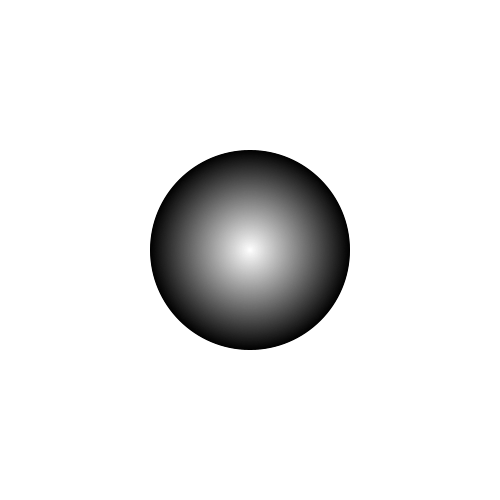
Frame 1 (no input)
Frame 60 (the mouse pressed at the canvas centre just before this capture): identical to frame 1, image omitted
Frame 120 (the mouse held since frame 60 and released just before this capture): identical to frame 1, image omitted

The Processing sketch that drew this single still picture (run headless with seeded random() and noise(); from frame 60 on, the mouse is pressed at the canvas centre):

// Processing sketch: color_gradation6
// ── color_gradation6.pde
void setup() {
    size(500,500);
    noStroke();
}

void draw() {
  background(255);
  drawBall(width/2,height/2,200);
}

void drawBall(float x, float y, float d) {
  color f = color(255);
  color t = color(0);
  for (float i=d; i>0; i--) {
    float amt = map(i,0,d,0.0,1.0);
    color c = lerpColor(f,t,amt);
    fill(c);
    ellipse(x,y,i,i);
  }
}
